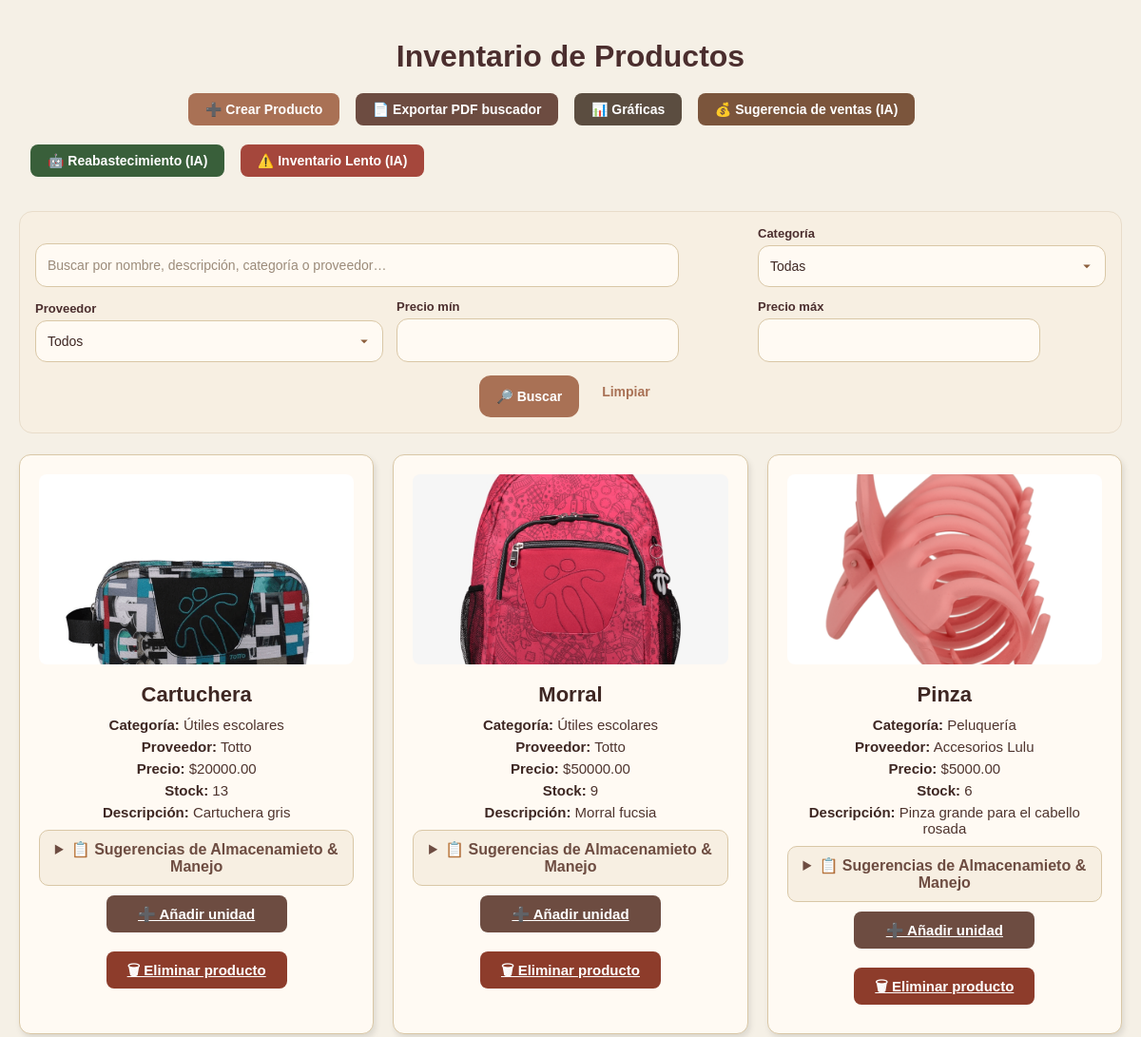
The app's page /inventory/ (upper part), older data.
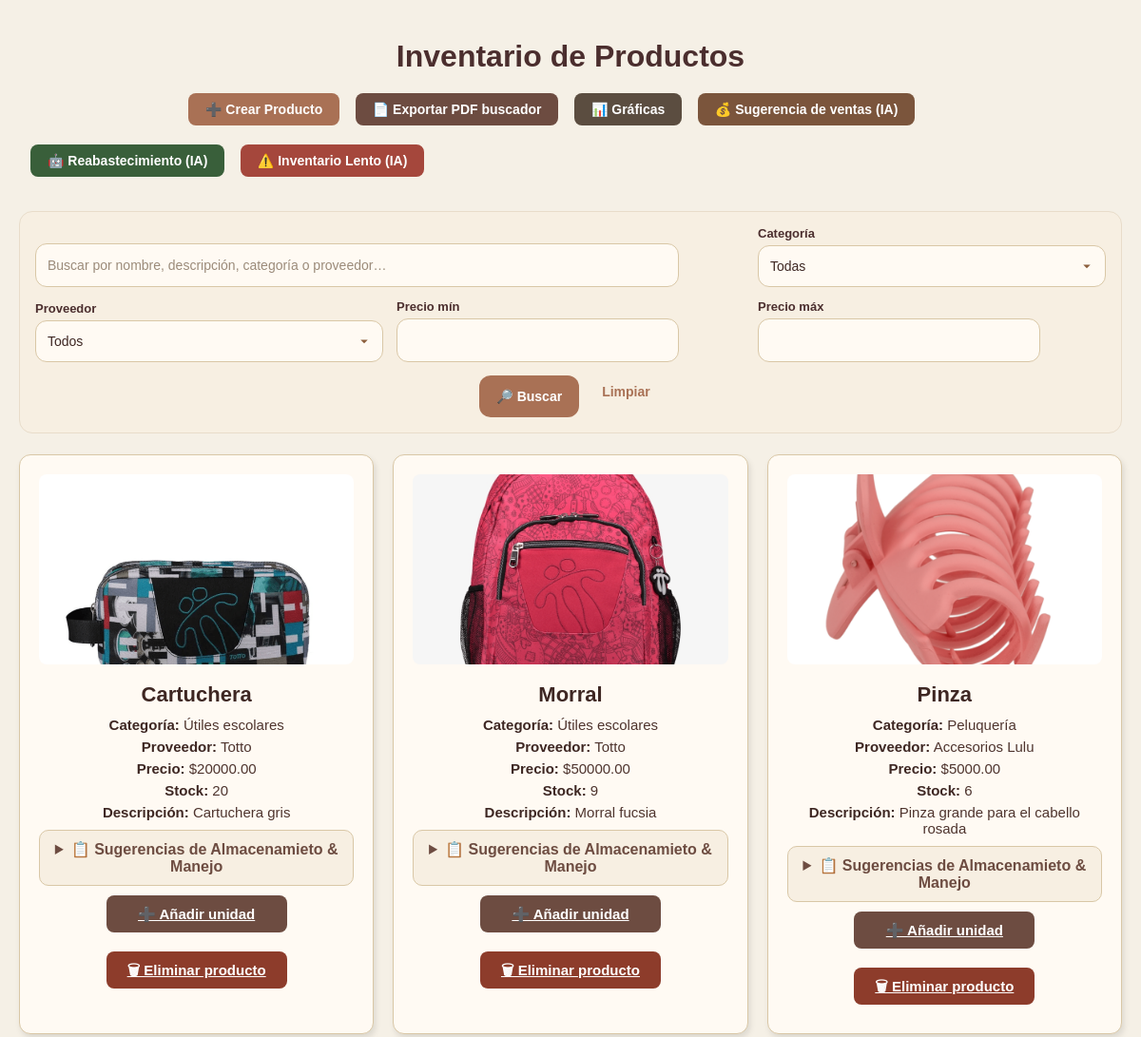
The same page, newer data.
### inventory/models.py (models this page shows, shortened)
class Product(models.Model):
    CATEGORY_CHOICES = [
        ('alimentos', 'Alimentos'),
        ('utiles', 'Útiles escolares'),
        ('peluqueria', 'Peluquería'),
        ('cosmetica', 'Cosmética'),
        ('limpieza', 'Limpieza'),
    ]
    name = models.CharField(max_length=200, unique=True)
    category = models.CharField(max_length=50, choices=CATEGORY_CHOICES, blank=True, null=True)
    description = models.TextField(blank=True, null=True)
    price = models.DecimalField(max_digits=10, decimal_places=2, default=0.00)
    min_stock = models.PositiveIntegerField(default=5)
    supplier = models.CharField(max_length=200, blank=True, null=True)
    quantity = models.PositiveIntegerField(default=0)
    image = models.ImageField(upload_to='products/', blank=True, null=True)
    expiration_date = models.DateField(blank=True, null=True)
    price_suggestion = models.DecimalField(max_digits=10, blank=True, null=True, decimal_places=2, default=0.00)
    product_assigned_suggestions = models.CharField(max_length=5000,default="Blank", null = True, blank=True)

### inventory/views.py (the view, shortened to what this page needs)
# urls.py: path('inventory/', views.inventory_display, name='inventory_display'),
def inventory_display(request):
    q          = request.GET.get("q", "").strip()
    category   = request.GET.get("category", "").strip()
    supplier   = request.GET.get("supplier", "").strip()   # ← ahora será el NOMBRE del proveedor (texto)
    min_price  = request.GET.get("min_price", "").strip()
    max_price  = request.GET.get("max_price", "").strip()
    in_stock   = request.GET.get("in_stock", "").strip()   # "" | "yes" | "no"
    order_by   = request.GET.get("order_by", "name").strip()
    per_page   = int(request.GET.get("per_page", 24))
    page       = int(request.GET.get("page", 1))
    qs = Product.objects.all()
    for product in qs:
        if product.price_suggestion == 0:
            product.price_suggestion = suggest_price(product_name=product.name, product_category=product.category, product_description=product.description)
            product.save()
        if product.product_assigned_suggestions == "Blank" or product.product_assigned_suggestions is None:
            product.product_assigned_suggestions = assign_suggestions(product_name=product.name, product_category=product.category, product_description=product.description)
            product.save()
    if category:
        qs = qs.filter(category=category)
    if supplier:
        qs = qs.filter(supplier__iexact=supplier)  # ← filtra por el texto exacto del proveedor
    if min_price:
        try: qs = qs.filter(price__gte=float(min_price))
        except ValueError: pass
    if max_price:
        try: qs = qs.filter(price__lte=float(max_price))
        except ValueError: pass
    if in_stock == "yes":
        qs = qs.filter(quantity__gt=0)
    elif in_stock == "no":
        qs = qs.filter(quantity__lte=0)
    allowed_order = {
        "name","-name","price","-price","quantity","-quantity",
        "supplier","-supplier","category","-category"
    }
    if order_by not in allowed_order:
        order_by = "name"
    qs = qs.order_by(order_by)
    paginator = Paginator(qs, per_page)
    page_obj = paginator.get_page(page)
    categories = (Product.objects
                  .order_by("category")
                  .values_list("category", flat=True).distinct())
    suppliers  = (Product.objects
                  .order_by("supplier")
                  .values_list("supplier", flat=True).distinct())  # ← nombres de proveedor (texto)
    context = {
        "products": page_obj.object_list,
        "page_obj": page_obj,
        "paginator": paginator,
        "filters": {
            "q": q, "category": category, "supplier": supplier,
            "min_price": min_price, "max_price": max_price,
            "in_stock": in_stock, "order_by": order_by, "per_page": per_page,
        },
        "categories": categories,
        "suppliers": suppliers,
    }
    return render(request, "inventory_display.html", context)

### inventory/templates/inventory_display.html (shortened to what this page needs)
<!DOCTYPE html>
<html lang="es">
<head>
</head>
<body>
    <h1>Inventario de Productos</h1>
    <a href="{% url 'product_entry' %}" class="btn-entry">➕ Crear Producto</a>
    <a href="{% url 'inventory_pdf' %}{% if request.GET %}?{{ request.GET.urlencode }}{% endif %}"
   class="btn-entry" style="margin-left:12px;background:#6d4c41;">
  📄 Exportar PDF buscador
    </a>
      <a href="{% url 'graphics' %}" class="btn-entry" style="margin-left:12px;background:#5b4d40;">
        📊 Gráficas
      </a>
      <a href="{% url 'selling_suggestions' %}" class="btn-entry" style="margin-left:12px;background:#7b553c;">
        💰 Sugerencia de ventas (IA)
      </a>
      <a href="{% url 'restock_recommendations' %}" class="btn-entry" style="background:#395f3a;margin-left:12px;">
        🤖 Reabastecimiento (IA)
      </a>
      <a href="{% url 'slow_inventory_alerts' %}" class="btn-entry" style="background:#a5473c;margin-left:12px;">
        ⚠️ Inventario Lento (IA)
      </a>
    <form method="get" class="filters-form">
  <div class="filters-grid">
    <div class="f-item" style="grid-column: 1 / span 7;">
      <input
        type="text" name="q" class="input"
        placeholder="Buscar por nombre, descripción, categoría o proveedor…"
        value="{{ filters.q }}" aria-label="Buscar">
    </div>
    <div class="f-item" style="grid-column: 9 / span 4;">
      <label class="label">Categoría</label>
      <select name="category" class="select">
        <option value="">Todas</option>
      </select>
    </div>
    <div class="f-item" style="grid-column: 1 / span 4;">
      <label class="label">Proveedor</label>
      <select name="supplier" class="select">
        <option value="">Todos</option>
      </select>
    </div>
    <div class="f-item" style="grid-column: 5 / span 3;">
      <label class="label">Precio mín</label>
      <input type="number" step="0.01" name="min_price" class="input" value="{{ filters.min_price }}">
    </div>
    <div class="f-item" style="grid-column: 9 / span 3;">
      <label class="label">Precio máx</label>
      <input type="number" step="0.01" name="max_price" class="input" value="{{ filters.max_price }}">
    </div>
    <div class="f-actions" style="grid-column: 1 / -1; justify-content: center;">
      <button type="submit" class="btn-search">🔎 Buscar</button>
      <a href="{% url 'inventory_display' %}" class="link-clear">Limpiar</a>
    </div>
  </div>
</form>
     <div class="inventory-container">
        {% for product in products %}
          <div class="card">
              {% if product.image %}
                  <img src="{{ product.image.url }}" alt="{{ product.name }}">
              {% endif %}
              <h2>{{ product.name }}</h2>
              <p><strong>Categoría:</strong> {{ product.get_category_display }}</p>
              <p><strong>Proveedor:</strong> {{ product.supplier }}</p>
              <p><strong>Precio:</strong> ${{ product.price }}</p>
              <p><strong>Stock:</strong> {{ product.quantity }}</p>
              <p><strong>Descripción:</strong> {{ product.description }}</p>
              <details style="margin-top:10px; background:#f7efe2; border:1px solid #d9c7a6; border-radius:10px; padding:10px;">
                  <summary style="cursor:pointer; font-weight:bold; color:#6d4c41;">📋 Sugerencias de Almacenamieto & Manejo</summary>
              </details>
              <a href="{% url 'add_unit' product.id %}" class="btn btn-add">➕ Añadir unidad</a>
              <a href="{% url 'delete_product' product.id %}"
                class="btn btn-delete"
                onclick="return confirm('¿Seguro que quieres eliminar {{ product.name }}?');">
                  🗑 Eliminar producto
              </a>
          </div>
          {% empty %}
          <p style="text-align:center; color:#6d4c41;">No hay productos en el inventario.</p>
          {% endfor %}
    </div>
</body>
</html>

Row changes from the older to the newer data that the page shows:
changed Product "Cartuchera": quantity "13" → "20"
